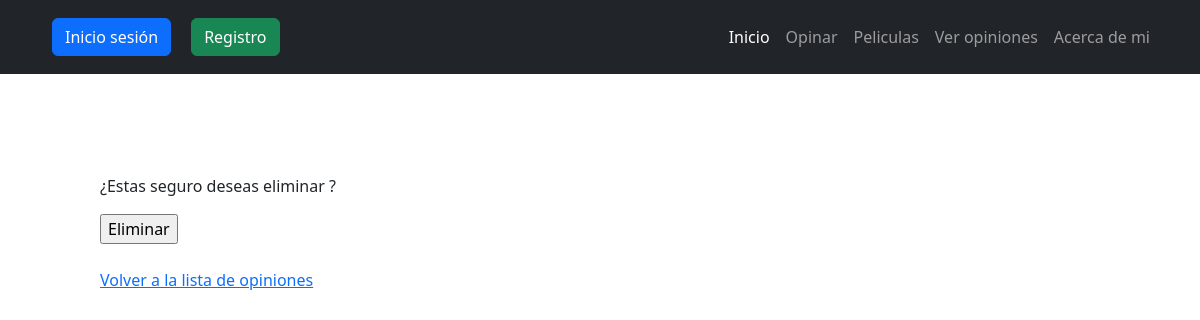
The page /pages/EliminarOpinion/1/ on the database as committed earlier.
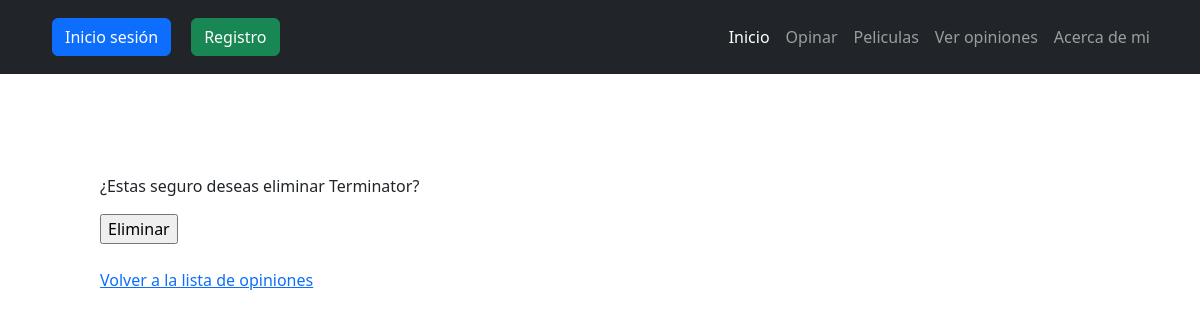
The same page on the database as committed later.
### Opiniones/models.py (models this page shows)
class opinion(models.Model):
    pelicula=models.CharField(max_length=32)
    nota=models.IntegerField()
    mini_opinion=models.CharField(max_length=64)
    detalle=models.CharField(max_length=1024)
    creador=models.ForeignKey(User, on_delete=models.CASCADE, related_name="CursosCreados")
    fecha=models.DateTimeField(auto_now=True)
    def __str__(self):
        return f"{self.pelicula}"

### Opiniones/views.py (the view, shortened to what this page needs)
# urls.py: path("EliminarOpinion/<int:pk>/",OpinionDeleteView.as_view(),name="EliminarOpinion"),
class OpinionDeleteView(DeleteView,LoginRequiredMixin,UserPassesTestMixin):
    model = opinion
    success_url = reverse_lazy('ListaOpiniones')

### Opiniones/templates/Opiniones/Opinion_confirm_delete.html (shortened to what this page needs)
{% extends "base.html" %}
{% block contenido %}
<div style="margin:100px">
    <form method="post">
    <p>¿Estas seguro deseas eliminar {{object}}?</p>
    <input type="submit" value="Eliminar" />
    </form>
    <br>
    <a href="{% url 'ListaOpiniones' %}">Volver a la lista de opiniones</a>
</div>
{% endblock contenido %}

### templates_base/base.html (shortened to what this page needs)
{% load static %}
<!DOCTYPE html>
<html lang="en">
    <head>
        <link href="{% static 'css/styles.css' %}" rel="stylesheet" />
    </head>
    <body>
        <nav class="navbar navbar-expand-lg navbar-dark bg-dark">
            <div class="container">
                {% if user.is_authenticated %}
                <button class="btn btn-secondary dropdown-toggle" type="button" id="dropdownMenuButton1" data-bs-toggle="dropdown" aria-expanded="false">
                    <div style="display: inline-flex;">
                        {% if user.avatar.imagen %}
                        <img src="{{ user.avatar.imagen.url }}" style="width: 40px; height: 45px; margin-right: 10px"
                        alt="Avatar" />
                        <span>{{ user.username }}</span>
                        {% else %}
                        <span>{{ user.username }}</span>
                        {% endif %}
                    }
                    </div>
                </button>
                <ul class="dropdown-menu" style="margin-left: 8%" aria-labelledby="dropdownMenuButton1">
                    <li>
                        <a class="dropdown-item"  href="{% url 'VerPerfil' user.id %}">Ver perfil</a>
                    </li>
                    <li>
                        <a class="dropdown-item"  href="{% url 'AgregarAvatar' %}">Agregar Avatar</a>
                    </li>
                    <li>
                        <a class="dropdown-item"  href="{% url 'EliminarAvatar' user.id %}">Eliminar Avatar</a>
                    </li>
                    <li>
                        <a class="dropdown-item"  href="{% url 'Logout' %}"><strong>Cerrar Sesión</strong></a>
                    </li>
                </ul>
                {% else %}
                <a class="btn btn-primary" style="margin: 10px" href="{% url 'Login' %}">Inicio sesión</a>
                <a class="btn btn-success" style="margin: 10px" href="{% url 'Registro' %}">Registro</a>
                {% endif %}
                <div class="collapse navbar-collapse" id="navbarSupportedContent">
                    <ul class="navbar-nav ms-auto mb-2 mb-lg-0">
                        <li class="nav-item"><a class="nav-link active" aria-current="page" href="{% url 'Inicio' %}">Inicio</a></li>
                        <li class="nav-item"><a class="nav-link" href="{% url 'CrearOpinion' %}">Opinar</a>
                        <li class="nav-item"><a class="nav-link" href="{% url 'ListaPelis' %}">Peliculas</a></li>
                        <li class="nav-item"><a class="nav-link" href="{% url 'ListaOpiniones' %}">Ver opiniones</a></li>
                        <li class="nav-item"><a class="nav-link" href="{% url 'About' %}">Acerca de mi</a></li>
                    </ul>
                </div>
            </div>
        </nav>
        {% block contenido %}
        {% endblock contenido %}
    </body>
</html>

Rows that differ between the two databases and show on the page:
now on this page (row edited): opinion: pelicula "Terminator"
